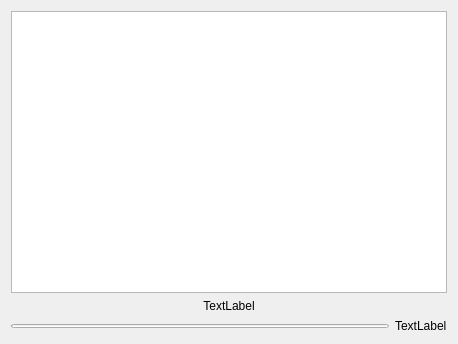
<?xml version="1.0" encoding="UTF-8"?>
<ui version="4.0">
 <class>Backup</class>
 <widget class="QWidget" name="Backup">
  <property name="geometry">
   <rect>
    <x>0</x>
    <y>0</y>
    <width>458</width>
    <height>344</height>
   </rect>
  </property>
  <property name="windowTitle">
   <string>Form</string>
  </property>
  <layout class="QGridLayout" name="gridLayout">
   <item row="0" column="0">
    <widget class="QStackedWidget" name="m_stackedWidget">
     <property name="currentIndex">
      <number>3</number>
     </property>
     <widget class="QWidget" name="m_pageRollbackHome">
      <layout class="QGridLayout" name="gridLayout_6">
       <item row="0" column="0">
        <layout class="QVBoxLayout" name="verticalLayout">
         <item>
          <layout class="QGridLayout" name="gridLayout_2" columnstretch="0,1">
           <property name="horizontalSpacing">
            <number>20</number>
           </property>
           <item row="0" column="0">
            <widget class="QLabel" name="label">
             <property name="minimumSize">
              <size>
               <width>80</width>
               <height>0</height>
              </size>
             </property>
             <property name="text">
              <string>backup time:</string>
             </property>
            </widget>
           </item>
           <item row="0" column="1">
            <widget class="QLabel" name="m_labelBackupTime">
             <property name="text">
              <string>TextLabel</string>
             </property>
            </widget>
           </item>
          </layout>
         </item>
         <item>
          <layout class="QGridLayout" name="gridLayout_3" columnstretch="0,1">
           <property name="horizontalSpacing">
            <number>20</number>
           </property>
           <item row="0" column="0">
            <widget class="QLabel" name="label_2">
             <property name="minimumSize">
              <size>
               <width>80</width>
               <height>0</height>
              </size>
             </property>
             <property name="text">
              <string>backup path:</string>
             </property>
            </widget>
           </item>
           <item row="0" column="1">
            <widget class="QLabel" name="m_labelBackupPath">
             <property name="text">
              <string>TextLabel</string>
             </property>
            </widget>
           </item>
          </layout>
         </item>
         <item>
          <layout class="QGridLayout" name="gridLayout_4" columnstretch="0,1">
           <property name="horizontalSpacing">
            <number>20</number>
           </property>
           <item row="0" column="0">
            <widget class="QLabel" name="label_3">
             <property name="minimumSize">
              <size>
               <width>80</width>
               <height>0</height>
              </size>
             </property>
             <property name="text">
              <string>backup size:</string>
             </property>
            </widget>
           </item>
           <item row="0" column="1">
            <widget class="QLabel" name="m_labelBackupSize">
             <property name="text">
              <string>TextLabel</string>
             </property>
            </widget>
           </item>
          </layout>
         </item>
        </layout>
       </item>
       <item row="1" column="0">
        <spacer name="verticalSpacer">
         <property name="orientation">
          <enum>Qt::Vertical</enum>
         </property>
         <property name="sizeHint" stdset="0">
          <size>
           <width>20</width>
           <height>189</height>
          </size>
         </property>
        </spacer>
       </item>
       <item row="2" column="0">
        <layout class="QGridLayout" name="gridLayout_5">
         <property name="horizontalSpacing">
          <number>20</number>
         </property>
         <item row="0" column="2">
          <widget class="QPushButton" name="m_btnRollback">
           <property name="minimumSize">
            <size>
             <width>100</width>
             <height>28</height>
            </size>
           </property>
           <property name="maximumSize">
            <size>
             <width>100</width>
             <height>28</height>
            </size>
           </property>
           <property name="text">
            <string>rollback</string>
           </property>
          </widget>
         </item>
         <item row="0" column="3">
          <spacer name="horizontalSpacer">
           <property name="orientation">
            <enum>Qt::Horizontal</enum>
           </property>
           <property name="sizeHint" stdset="0">
            <size>
             <width>40</width>
             <height>20</height>
            </size>
           </property>
          </spacer>
         </item>
         <item row="0" column="1">
          <widget class="QPushButton" name="m_btnReBackup">
           <property name="minimumSize">
            <size>
             <width>100</width>
             <height>28</height>
            </size>
           </property>
           <property name="maximumSize">
            <size>
             <width>100</width>
             <height>28</height>
            </size>
           </property>
           <property name="text">
            <string>re backup</string>
           </property>
          </widget>
         </item>
         <item row="0" column="0">
          <spacer name="horizontalSpacer_2">
           <property name="orientation">
            <enum>Qt::Horizontal</enum>
           </property>
           <property name="sizeHint" stdset="0">
            <size>
             <width>40</width>
             <height>20</height>
            </size>
           </property>
          </spacer>
         </item>
        </layout>
       </item>
      </layout>
     </widget>
     <widget class="QWidget" name="m_pageRollback">
      <layout class="QGridLayout" name="gridLayout_8">
       <property name="leftMargin">
        <number>0</number>
       </property>
       <property name="topMargin">
        <number>0</number>
       </property>
       <property name="rightMargin">
        <number>0</number>
       </property>
       <property name="bottomMargin">
        <number>0</number>
       </property>
       <item row="0" column="0">
        <widget class="QTextBrowser" name="m_textBrowserRollback"/>
       </item>
       <item row="1" column="0">
        <widget class="QLabel" name="m_labelRollbackState">
         <property name="text">
          <string>TextLabel</string>
         </property>
         <property name="alignment">
          <set>Qt::AlignCenter</set>
         </property>
        </widget>
       </item>
       <item row="2" column="0">
        <layout class="QGridLayout" name="gridLayout_7">
         <item row="0" column="0">
          <widget class="QProgressBar" name="m_progressBarRollback">
           <property name="minimumSize">
            <size>
             <width>0</width>
             <height>1</height>
            </size>
           </property>
           <property name="maximumSize">
            <size>
             <width>16777215</width>
             <height>4</height>
            </size>
           </property>
           <property name="value">
            <number>0</number>
           </property>
           <property name="textVisible">
            <bool>false</bool>
           </property>
          </widget>
         </item>
         <item row="0" column="1">
          <widget class="QLabel" name="m_labelRollbackProgress">
           <property name="text">
            <string>TextLabel</string>
           </property>
          </widget>
         </item>
        </layout>
       </item>
      </layout>
     </widget>
     <widget class="QWidget" name="m_pageBackupHome">
      <layout class="QGridLayout" name="gridLayout_12">
       <property name="verticalSpacing">
        <number>30</number>
       </property>
       <item row="2" column="0">
        <layout class="QGridLayout" name="gridLayout_11" columnstretch="0,1,0">
         <property name="horizontalSpacing">
          <number>20</number>
         </property>
         <item row="0" column="0">
          <widget class="QLabel" name="label_5">
           <property name="text">
            <string>backup path:</string>
           </property>
          </widget>
         </item>
         <item row="0" column="1">
          <widget class="QLabel" name="m_labelBackupDir">
           <property name="text">
            <string>TextLabel</string>
           </property>
          </widget>
         </item>
         <item row="0" column="2">
          <widget class="QPushButton" name="m_btnSelectBackupDir">
           <property name="minimumSize">
            <size>
             <width>100</width>
             <height>28</height>
            </size>
           </property>
           <property name="maximumSize">
            <size>
             <width>100</width>
             <height>28</height>
            </size>
           </property>
           <property name="text">
            <string>select</string>
           </property>
          </widget>
         </item>
        </layout>
       </item>
       <item row="4" column="0">
        <spacer name="verticalSpacer_2">
         <property name="orientation">
          <enum>Qt::Vertical</enum>
         </property>
         <property name="sizeHint" stdset="0">
          <size>
           <width>20</width>
           <height>40</height>
          </size>
         </property>
        </spacer>
       </item>
       <item row="3" column="0" alignment="Qt::AlignHCenter">
        <widget class="QPushButton" name="m_btnCreateBackup">
         <property name="minimumSize">
          <size>
           <width>100</width>
           <height>28</height>
          </size>
         </property>
         <property name="maximumSize">
          <size>
           <width>100</width>
           <height>28</height>
          </size>
         </property>
         <property name="text">
          <string>create backup</string>
         </property>
        </widget>
       </item>
       <item row="0" column="0">
        <spacer name="verticalSpacer_3">
         <property name="orientation">
          <enum>Qt::Vertical</enum>
         </property>
         <property name="sizeHint" stdset="0">
          <size>
           <width>20</width>
           <height>40</height>
          </size>
         </property>
        </spacer>
       </item>
      </layout>
     </widget>
     <widget class="QWidget" name="m_pageBackup">
      <layout class="QGridLayout" name="gridLayout_10">
       <property name="leftMargin">
        <number>0</number>
       </property>
       <property name="topMargin">
        <number>0</number>
       </property>
       <property name="rightMargin">
        <number>0</number>
       </property>
       <property name="bottomMargin">
        <number>0</number>
       </property>
       <item row="0" column="0">
        <widget class="QTextBrowser" name="m_textBrowserBackup"/>
       </item>
       <item row="1" column="0">
        <widget class="QLabel" name="m_labelBackupState">
         <property name="text">
          <string>TextLabel</string>
         </property>
         <property name="alignment">
          <set>Qt::AlignCenter</set>
         </property>
        </widget>
       </item>
       <item row="2" column="0">
        <layout class="QGridLayout" name="gridLayout_9">
         <item row="0" column="0">
          <widget class="QProgressBar" name="m_progressBarBackup">
           <property name="minimumSize">
            <size>
             <width>0</width>
             <height>1</height>
            </size>
           </property>
           <property name="maximumSize">
            <size>
             <width>16777215</width>
             <height>4</height>
            </size>
           </property>
           <property name="value">
            <number>0</number>
           </property>
           <property name="textVisible">
            <bool>false</bool>
           </property>
          </widget>
         </item>
         <item row="0" column="1">
          <widget class="QLabel" name="m_labelBackupProgress">
           <property name="text">
            <string>TextLabel</string>
           </property>
          </widget>
         </item>
        </layout>
       </item>
      </layout>
     </widget>
    </widget>
   </item>
  </layout>
 </widget>
 <resources/>
 <connections/>
</ui>
